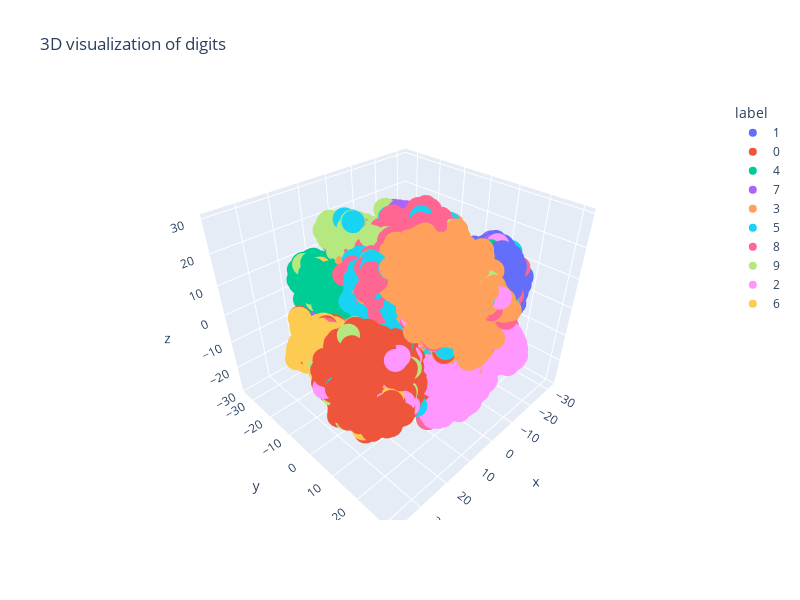

Notebook code for this chart:
### Code cell
tsnedata = TSNE(n_components=3, random_state=33, n_jobs=-1).fit_transform(data.drop('label', axis=1))
px.scatter_3d(x=tsnedata[:, 0], y=tsnedata[:, 1], z=tsnedata[:, 2], color=data['label'], labels={'color': 'label'}, title='3D visualization of digits', width=800, height=600).show()

### Figure 1 — Plotly figure (JSON) as saved in the notebook; plotly's stock layout.template omitted (floating-point values rounded to 4 significant figures; data arrays with more than 128 entries replaced by an {"elided": "..."} marker saying what was removed)
{"data": [{"hovertemplate": "label=1<br>x=%{x}<br>y=%{y}<br>z=%{z}<extra></extra>", "legendgroup": "1", "marker": {"color": "#636efa", "symbol": "circle"}, "mode": "markers", "name": "1", "scene": "scene", "showlegend": true, "type": "scatter3d", "x": {"elided": "4684 float values"}, "y": {"elided": "4684 float values"}, "z": {"elided": "4684 float values"}}, {"hovertemplate": "label=0<br>x=%{x}<br>y=%{y}<br>z=%{z}<extra></extra>", "legendgroup": "0", "marker": {"color": "#EF553B", "symbol": "circle"}, "mode": "markers", "name": "0", "scene": "scene", "showlegend": true, "type": "scatter3d", "x": {"elided": "4132 float values"}, "y": {"elided": "4132 float values"}, "z": {"elided": "4132 float values"}}, {"hovertemplate": "label=4<br>x=%{x}<br>y=%{y}<br>z=%{z}<extra></extra>", "legendgroup": "4", "marker": {"color": "#00cc96", "symbol": "circle"}, "mode": "markers", "name": "4", "scene": "scene", "showlegend": true, "type": "scatter3d", "x": {"elided": "4072 float values"}, "y": {"elided": "4072 float values"}, "z": {"elided": "4072 float values"}}, {"hovertemplate": "label=7<br>x=%{x}<br>y=%{y}<br>z=%{z}<extra></extra>", "legendgroup": "7", "marker": {"color": "#ab63fa", "symbol": "circle"}, "mode": "markers", "name": "7", "scene": "scene", "showlegend": true, "type": "scatter3d", "x": {"elided": "4401 float values"}, "y": {"elided": "4401 float values"}, "z": {"elided": "4401 float values"}}, {"hovertemplate": "label=3<br>x=%{x}<br>y=%{y}<br>z=%{z}<extra></extra>", "legendgroup": "3", "marker": {"color": "#FFA15A", "symbol": "circle"}, "mode": "markers", "name": "3", "scene": "scene", "showlegend": true, "type": "scatter3d", "x": {"elided": "4351 float values"}, "y": {"elided": "4351 float values"}, "z": {"elided": "4351 float values"}}, {"hovertemplate": "label=5<br>x=%{x}<br>y=%{y}<br>z=%{z}<extra></extra>", "legendgroup": "5", "marker": {"color": "#19d3f3", "symbol": "circle"}, "mode": "markers", "name": "5", "scene": "scene", "showlegend": true, "type": "scatter3d", "x": {"elided": "3795 float values"}, "y": {"elided": "3795 float values"}, "z": {"elided": "3795 float values"}}, {"hovertemplate": "label=8<br>x=%{x}<br>y=%{y}<br>z=%{z}<extra></extra>", "legendgroup": "8", "marker": {"color": "#FF6692", "symbol": "circle"}, "mode": "markers", "name": "8", "scene": "scene", "showlegend": true, "type": "scatter3d", "x": {"elided": "4063 float values"}, "y": {"elided": "4063 float values"}, "z": {"elided": "4063 float values"}}, {"hovertemplate": "label=9<br>x=%{x}<br>y=%{y}<br>z=%{z}<extra></extra>", "legendgroup": "9", "marker": {"color": "#B6E880", "symbol": "circle"}, "mode": "markers", "name": "9", "scene": "scene", "showlegend": true, "type": "scatter3d", "x": {"elided": "4188 float values"}, "y": {"elided": "4188 float values"}, "z": {"elided": "4188 float values"}}, {"hovertemplate": "label=2<br>x=%{x}<br>y=%{y}<br>z=%{z}<extra></extra>", "legendgroup": "2", "marker": {"color": "#FF97FF", "symbol": "circle"}, "mode": "markers", "name": "2", "scene": "scene", "showlegend": true, "type": "scatter3d", "x": {"elided": "4177 float values"}, "y": {"elided": "4177 float values"}, "z": {"elided": "4177 float values"}}, {"hovertemplate": "label=6<br>x=%{x}<br>y=%{y}<br>z=%{z}<extra></extra>", "legendgroup": "6", "marker": {"color": "#FECB52", "symbol": "circle"}, "mode": "markers", "name": "6", "scene": "scene", "showlegend": true, "type": "scatter3d", "x": {"elided": "4137 float values"}, "y": {"elided": "4137 float values"}, "z": {"elided": "4137 float values"}}], "layout": {"height": 600, "legend": {"title": {"text": "label"}, "tracegroupgap": 0}, "scene": {"domain": {"x": [0, 1], "y": [0, 1]}, "xaxis": {"title": {"text": "x"}}, "yaxis": {"title": {"text": "y"}}, "zaxis": {"title": {"text": "z"}}}, "title": {"text": "3D visualization of digits"}, "width": 800}}
